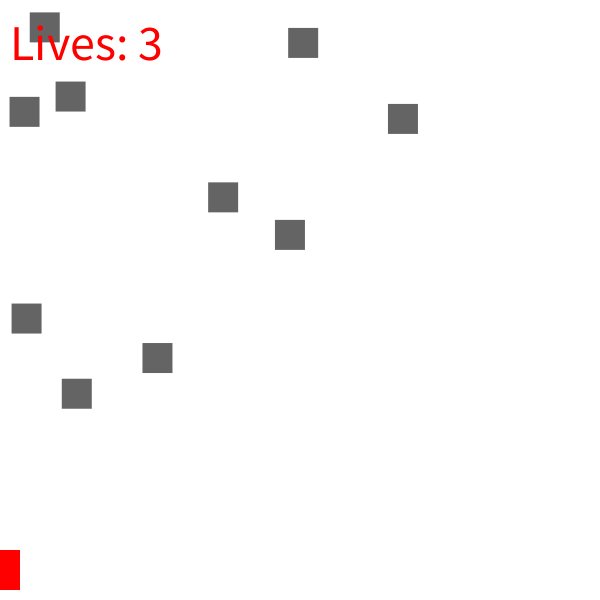
Frame 1 (no input)
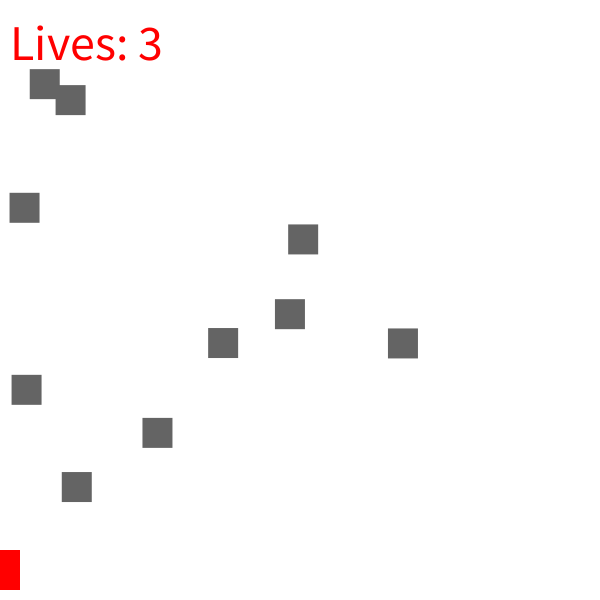
Frame 60 (the mouse pressed at the canvas centre just before this capture)
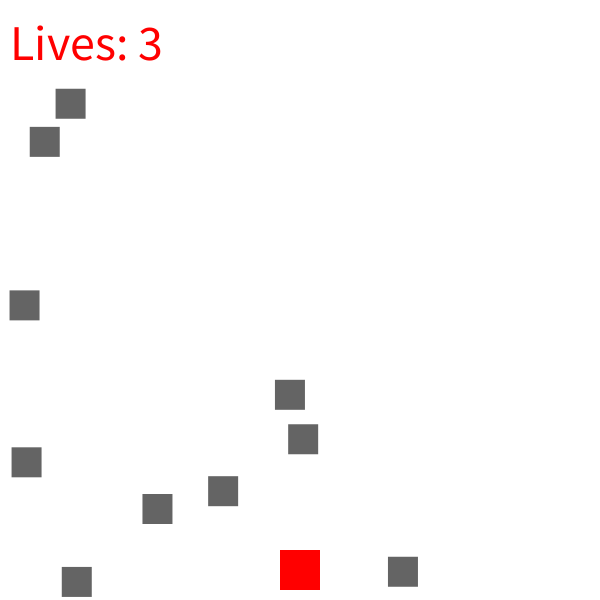
Frame 120 (the mouse held since frame 60 and released just before this capture)

The Processing sketch that drew these frames (run headless with seeded random() and noise(); from frame 60 on, the mouse is pressed at the canvas centre):

// Processing sketch: processing_114079
// ── processing_114079.pde

Brick[] obstacles;    // the bricks move down the screen
  Ship myShip;        // the ship is navigated around the bricks

int no_of_lives;      // use to end the game


// *******************************************************
//                    SETUP
// *******************************************************

void setup(){
  //frameRate(30);
  size(600,600);
  background(255); 
  
  no_of_lives = 3;
  obstacles = new Brick[10];
  
  setupScreen();
  
  myShip = new Ship();
 
}


// *******************************************************
//                    DRAW
// *******************************************************

void draw(){
  
  if(object_collision() == true){
    // pause the game, and display a 'life lost' image
    
    setupScreen();
   
    if(no_of_lives == 0){
      noLoop();    // stop the game
      
      // display the end of game image
      background(0);
      text("GAME OVER", 10,150);
      
    }
    
  }
  
  // continue with the game
  else{
    
    fill(255);
    noStroke();
    rect(0,0,width,height);
    
    
      
    // the moving bricks on the screen
    for(int i=0; i<obstacles.length; i++){
      obstacles[i].display();
      obstacles[i].move();
    }
    
    // the ship on the screen
    myShip.displayShip();

  }
  
    // show lives 
    textSize(50);
    text("Lives: " + no_of_lives, 10, 60);
  
  
}

// *******************************************************
//                    CLASS: BRICK
// *******************************************************

class Brick{
  
 float xPos;
 float yPos;
 float width_of_brick;
 float height_of_brick;
 float speed;

 Brick(){
    xPos = random(width);
    yPos = random(height-200);
    width_of_brick = 30;
    height_of_brick = 30;
    speed = random(4);
    //println(speed);
    // add void brick - show using println to debug
 } 
  
  void display(){
    fill(100);
    noStroke();
    rect(xPos, yPos, width_of_brick, height_of_brick);
    
  }
  
  void move(){
    yPos = yPos + speed;
    if (yPos>height){
      yPos = 0;
      xPos = random(width);
    }
  }
  
  float get_brick_x(){ return xPos; }
  
  float get_brick_y(){ return yPos; }
  
  float get_brick_width(){ return width_of_brick; }
  
  float get_brick_height(){ return height_of_brick;}
}

// *******************************************************
//                    CLASS: SHIP
// *******************************************************

class Ship{
  
  float xPos;
  float yPos;
  int width_of_ship;
  
  Ship(){
    width_of_ship = 40;
    xPos = width/2;
    yPos = height - (width_of_ship) - 10;
    
    //println("created ship");
   
  }
  
  void displayShip(){
    //stroke(255,0,0);
    //strokeWeight(width_of_ship);
    fill(255,0,0);
    xPos = mouseX-(width_of_ship/2);
    rect(xPos, yPos, width_of_ship, width_of_ship);
    //point(mouseX, yPos);
    //println(radius);
  }
    
  float get_ship_x(){ return xPos; }
  
  float get_ship_y(){ return yPos; }
  
  float get_ship_width(){ return width_of_ship; }
}


// *******************************************************
//                    FUNCTIONS
// *******************************************************

// CHECK IF THE BRICKS HIT THE SHIP
boolean object_collision(){
  
  boolean return_value = false;
  
  float brick_bottom;
  float brick_right;
  
  float ship_x = myShip.get_ship_x();
  float ship_y = myShip.get_ship_y();
  float ship_width = myShip.get_ship_width();
  float ship_right = ship_x + ship_width;
    
  for(int i=0; i<obstacles.length; i++){
    float brick_x = obstacles[i].get_brick_x();
    float brick_y = obstacles[i].get_brick_y();
    float brick_width = obstacles[i].get_brick_width();
    float brick_height = obstacles[i].get_brick_height();
    brick_bottom = brick_y + brick_height;
    brick_right = brick_x + brick_width;   
    
    if(brick_bottom >= ship_y && brick_right >= ship_x && brick_right <= ship_right){ 
      return_value = true;
    }
    if(brick_bottom >= ship_y && brick_x <= ship_right && brick_x >= ship_x){
      return_value = true;
    }
  }
  
  if(return_value == true){
    no_of_lives--;
  }
  return return_value;
}


// SETUP THE OBJECTS ON THE SCREEN
// if not used, the brick keeps moving over the ship and loses 3 lives immediately
void setupScreen(){
  for(int i=0; i<obstacles.length; i++){
    obstacles[i] = new Brick();
  }
}
